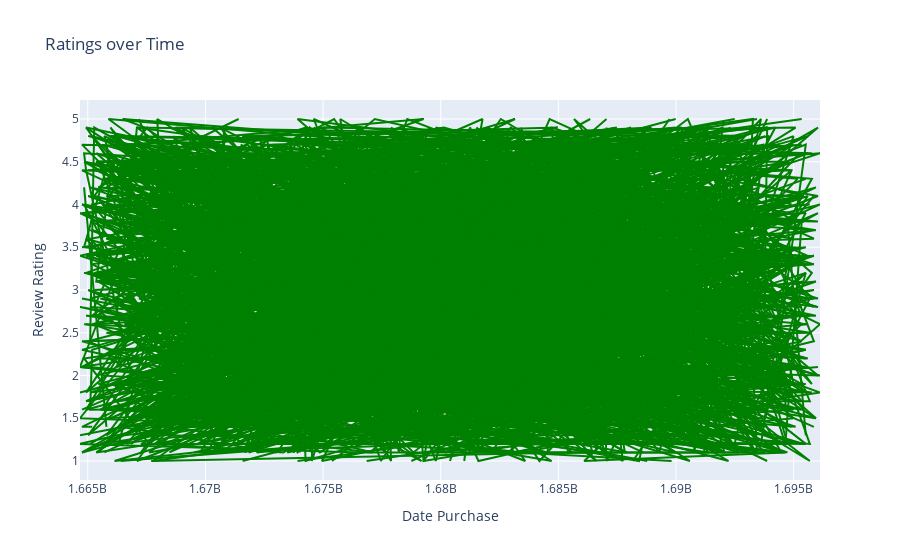

Source (notebook cell):
### Markdown cell above
The most belts were purchased at the store with a total count of "90".  The second-most purchased item was skirt with a count of "88".  
The store only sold 61 tunics although they made the most money.  58 jeans were sold.  The lowest selling item was the sun-hat which sold 50 units.

### Code cell
ratings_dates = df_can.loc[:, ['Review Rating', 'Date Purchase']]


ratings_dates['Date Purchase'] = pd.to_datetime(ratings_dates['Date Purchase'])

# Convert the datetime to a Unix timestamp (seconds since epoch)
ratings_dates['Date Purchase'] = ratings_dates['Date Purchase'].astype('int64') / 10**9  # Convert to seconds



print(ratings_dates)

fig = go.Figure()
fig.add_trace(go.Scatter(x=ratings_dates['Date Purchase'], y=ratings_dates['Review Rating'], mode='lines', marker=dict(color='green')))
fig.update_layout(title='Ratings over Time', xaxis_title='Date Purchase', yaxis_title='Review Rating')
# Display the figure
fig.show()

### Figure 1 — Plotly figure (JSON) as saved in the notebook; plotly's stock layout.template omitted (floating-point values rounded to 4 significant figures; data arrays with more than 128 entries replaced by an {"elided": "..."} marker saying what was removed)
{"data": [{"marker": {"color": "green"}, "mode": "lines", "type": "scatter", "x": {"elided": "3400 int values"}, "y": {"elided": "3400 float values"}}], "layout": {"autosize": true, "title": {"text": "Ratings over Time"}, "xaxis": {"autorange": true, "range": [1664668800, 1696118400], "title": {"text": "Date Purchase"}, "type": "linear"}, "yaxis": {"autorange": true, "range": [0.7778, 5.222], "title": {"text": "Review Rating"}, "type": "linear"}}}
